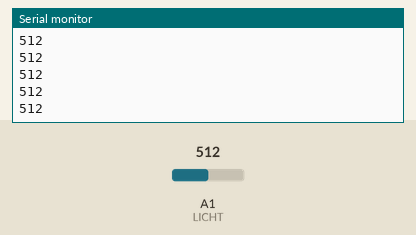
Recording of a sketch running on a simulated Arduino Uno, built with avr-gcc and run on an emulated ATmega328P. Shown: the last lines printed to the serial monitor. The inputs (shaded band) are chosen by the test bench; at power-on: A1 (LICHT) = 512.

Above: at 1.2 s.
1.3 s: A1 (LICHT) set to 716
At 2.0 s:
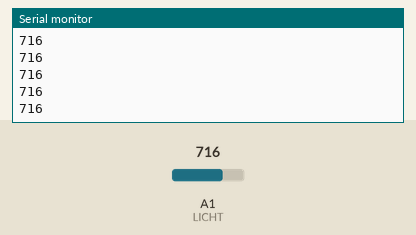
2.8 s: A1 (LICHT) set to 900
At 4.29 s:
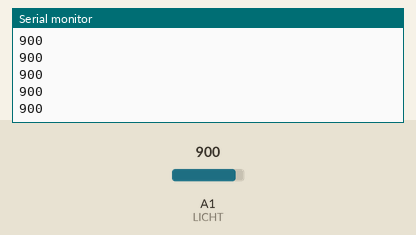
Timing chart, 0 to 5.8 s (numbered marks = the images above; inputs shaded):
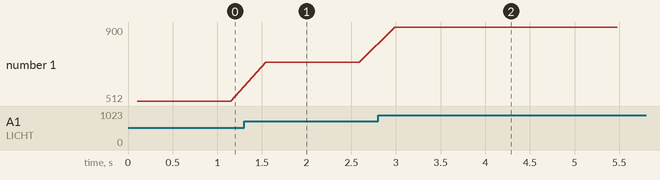

The sketch:

uebrigens_lampenflackern.ino
```cpp
// Uebrigens zu Tag 7: Das unsichtbare Flackern (Fotowiderstand evtl. zu traege, ausprobieren!)
// Aufbau wie Tag 6 (Fotowiderstand an A1), Summer abziehen.
// Werkzeuge -> Serieller Plotter oeffnen (115200 Baud).
// Den Fotowiderstand unter eine Lampe halten: Viele LED-Lampen flackern 100-mal pro Sekunde.

const int LICHT = A1;

void setup() {
  Serial.begin(115200);
}

void loop() {
  // 200 Messungen sehr schnell hintereinander, dann ausgeben
  int werte[200];
  for (int i = 0; i < 200; i++) {
    werte[i] = analogRead(LICHT);
    delayMicroseconds(400);   // ungefaehr 2000 Messungen pro Sekunde
  }
  for (int i = 0; i < 200; i++) Serial.println(werte[i]);
  delay(300);
}
```

Measured:
- after the input at 1.3 s, the serial monitor: prints a new line after 0.24 s (image 1)
- after the input at 2.8 s, the serial monitor: prints a new line after 0.19 s (image 2)
- plotted number 1: 512 → 716 after the input at 1.3 s, 716 → 900 after the input at 2.8 s
